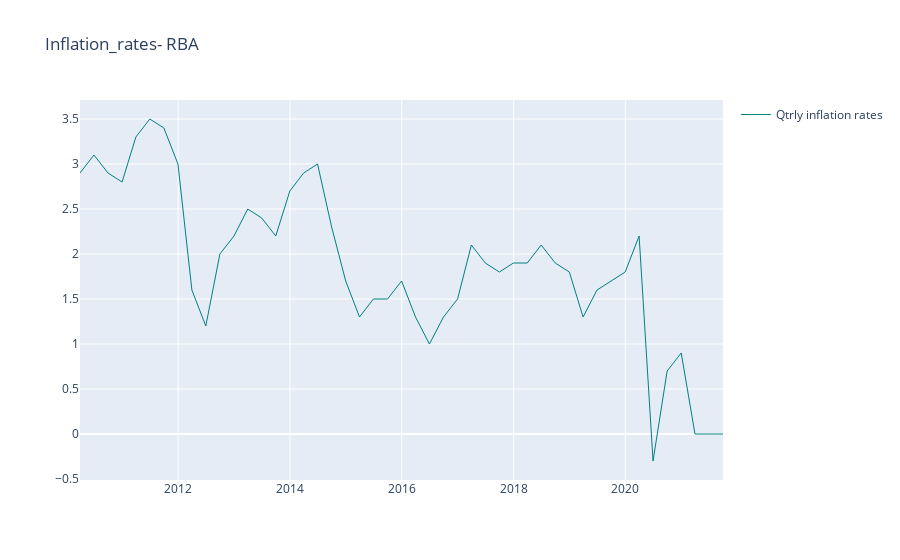

Notebook cell for this chart:
### Code cell
import plotly.express as px
import plotly.graph_objects as go

fig = go.Figure([

    go.Scatter(
        name='Qtrly inflation rates',
        x=final_inf_2010.Date,
        y=final_inf_2010['Year-ended inflation'],
        mode='lines',
        marker=dict(color="#008080"),
        line=dict(width=1),
        showlegend=True
    )
])

fig.update_layout(
    yaxis_title='',
    title='Inflation_rates- RBA',
    hovermode="x"
)

fig.show()

### Figure 1 — Plotly figure (JSON) as saved in the notebook; plotly's stock layout.template omitted (floating-point values rounded to 4 significant figures)
{"data": [{"line": {"width": 1}, "marker": {"color": "#008080"}, "mode": "lines", "name": "Qtrly inflation rates", "showlegend": true, "type": "scatter", "x": ["2010-03-31T00:00:00", "2010-06-30T00:00:00", "2010-09-30T00:00:00", "2010-12-31T00:00:00", "2011-03-31T00:00:00", "2011-06-30T00:00:00", "2011-09-30T00:00:00", "2011-12-31T00:00:00", "2012-03-31T00:00:00", "2012-06-30T00:00:00", "2012-09-30T00:00:00", "2012-12-31T00:00:00", "2013-03-31T00:00:00", "2013-06-30T00:00:00", "2013-09-30T00:00:00", "2013-12-31T00:00:00", "2014-03-31T00:00:00", "2014-06-30T00:00:00", "2014-09-30T00:00:00", "2014-12-31T00:00:00", "2015-03-31T00:00:00", "2015-06-30T00:00:00", "2015-09-30T00:00:00", "2015-12-31T00:00:00", "2016-03-31T00:00:00", "2016-06-30T00:00:00", "2016-09-30T00:00:00", "2016-12-31T00:00:00", "2017-03-31T00:00:00", "2017-06-30T00:00:00", "2017-09-30T00:00:00", "2017-12-31T00:00:00", "2018-03-31T00:00:00", "2018-06-30T00:00:00", "2018-09-30T00:00:00", "2018-12-31T00:00:00", "2019-03-31T00:00:00", "2019-06-30T00:00:00", "2019-09-30T00:00:00", "2019-12-31T00:00:00", "2020-03-31T00:00:00", "2020-06-30T00:00:00", "2020-09-30T00:00:00", "2020-12-31T00:00:00", "2021-03-31T00:00:00", "2021-06-30T00:00:00", "2021-09-30T00:00:00"], "y": [2.9, 3.1, 2.9, 2.8, 3.3, 3.5, 3.4, 3, 1.6, 1.2, 2, 2.2, 2.5, 2.4, 2.2, 2.7, 2.9, 3, 2.3, 1.7, 1.3, 1.5, 1.5, 1.7, 1.3, 1, 1.3, 1.5, 2.1, 1.9, 1.8, 1.9, 1.9, 2.1, 1.9, 1.8, 1.3, 1.6, 1.7, 1.8, 2.2, -0.3, 0.7, 0.9, 0, 0, 0]}], "layout": {"hovermode": "x", "title": {"text": "Inflation_rates- RBA"}, "yaxis": {"title": {"text": ""}}}}
